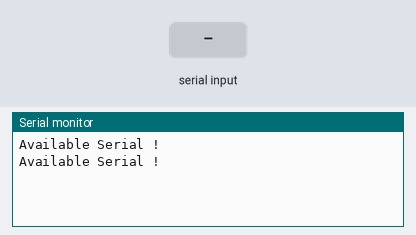
Bench run of a sketch on a simulated Arduino Leonardo, built with avr-gcc and run on an emulated ATmega32U4. On the bench: the last lines printed to the serial monitor. Inputs (shaded band) come from the test bench.

Above: at 5.8 s.
5.9 s: "1" received over Serial
At 10.4 s:
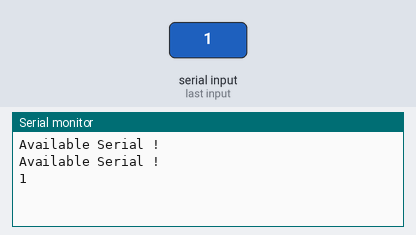
11.5 s: "0" received over Serial
At 15.4 s:
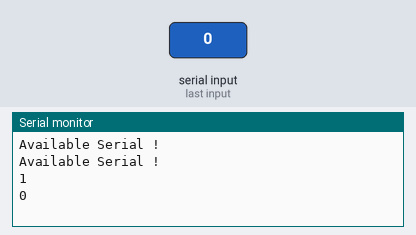
15.7 s: "2" received over Serial
At 20.4 s:
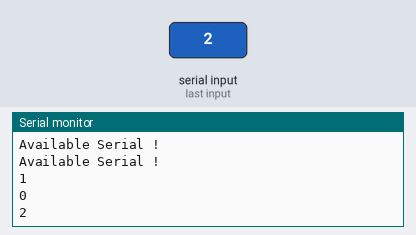

The sketch:

Test_BluetoothWithRXTX.ino
```cpp
/*
 * Note :
 * 1. Don’t upload to Firmware during Turn On BLuetooth Module.
 * 2. Don’t  Connect RX to RX and TX to TX of Bluetooth to arduinoyou
 * will receive no data , Here TX means Transmit and RX means Receive
 *
 */

 // TX->TX | RX->RX(Monitor) and TX->RX | RX->TX(Mobile)
String message; //string that stores the incoming message

void setup()
{
  Serial.begin(9600); //set baud rate

  while (!Serial) {
    ; // wait for serial port to connect. Needed for Leonardo only
  }
  Serial.println("Available Serial !");
  while (!Serial) {
    ; // wait for serial port to connect. Needed for Leonardo only
  }
  Serial.println("Available Serial !");
}

void loop()
{
  while(Serial.available())
  { //while there is data available on the serial monitor
    message+=char(Serial.read());//store string from serial command
  }
  if(!Serial.available())
  {
    if(message!="")
    { //if data is available
      Serial.println(message); //show the data
      message=""; //clear the data
    }
  }
  delay(5000); //delay
}
```

Measured:
- after the input at 5.9 s, the serial monitor: prints a new line after 4.1 s (image 1)
- after the input at 11.5 s, the serial monitor: prints a new line after 3.5 s (image 2)
- after the input at 15.7 s, the serial monitor: prints a new line after 4.3 s (image 3)
